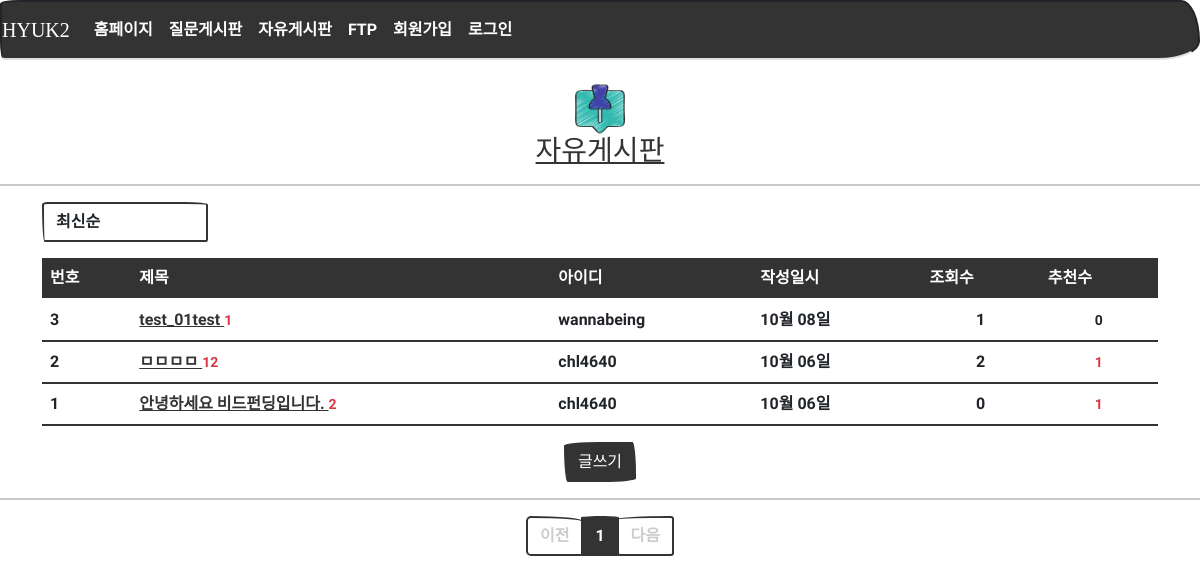
Before: /board/list/ with the older database file.
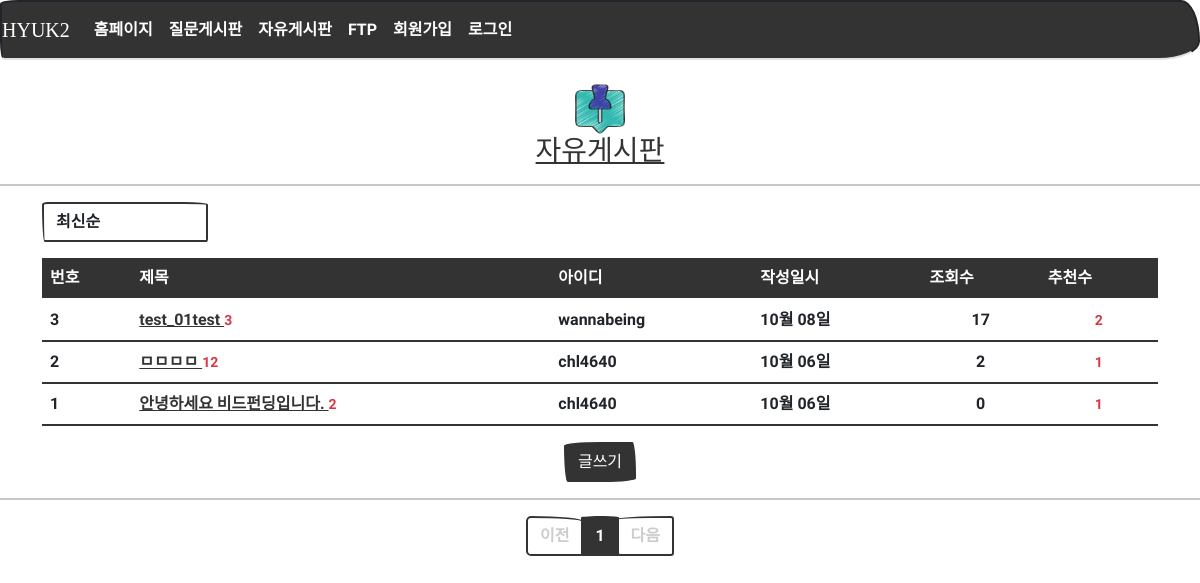
After: the same page with the newer database file.
### models.py (models this page shows)
class Board(db.Model):
    id = db.Column(db.Integer, primary_key=True)
    subject = db.Column(db.String(200), nullable=False)
    content = db.Column(db.Text(), nullable=False)
    create_date = db.Column(db.DateTime(), nullable=False)
    user_id = db.Column(db.Integer, db.ForeignKey('user.id', ondelete='CASCADE'), nullable=False)
    user = db.relationship('User', backref=db.backref('board_set'))     # 나중에 자신이 작성한 글을 user.board_set 으로 참조할 수 있다.
    modify_date = db.Column(db.DateTime(), nullable=True)
    hits = db.Column(db.Integer, nullable=False, default='0')
    voter = db.relationship('User', secondary=board_voter, backref=db.backref('board_voter_set'))

class User(db.Model):
    id = db.Column(db.Integer, primary_key=True)    # id는 자동으로 증가하는 User 모델의 기본키
    username = db.Column(db.String(150), unique=True, nullable=False)
    password = db.Column(db.String(200), nullable=False)
    name = db.Column(db.String(150), nullable=False)
    email = db.Column(db.String(120), unique=True, nullable=False)

### views/board_views.py (the view)
@bp.route('/list/')
def _list():
    page = request.args.get('page', type=int, default=1)  # 페이지번호가 없으면 default 로 페이지1을 출력한다.
    kw = request.args.get('kw', type=str, default='')  # 검색어
    so = request.args.get('so', type=str, default='recent')  # 정렬, default 는 최신순('recent')
    if so == 'recommend':  # 추천 수가 많은 게시물
        sub_query = db.session.query(board_voter.c.board_id, func.count('*').label('num_voter')) \
            .group_by(board_voter.c.board_id).subquery()
        board_list = Board.query \
            .outerjoin(sub_query, Board.id == sub_query.c.board_id) \
            .order_by(sub_query.c.num_voter.desc(), Board.create_date.desc())
    elif so == 'popular':  # 답변 수가 많은 게시물
        sub_query = db.session.query(Comment.board_id, func.count('*').label('num_board')) \
            .group_by(Comment.board_id).subquery()
        board_list = Board.query \
            .outerjoin(sub_query, Board.id == sub_query.c.board_id) \
            .order_by(sub_query.c.num_board.desc(), Board.create_date.desc())
    elif so == 'hit':  # 조회 수가 많은 게시물
        board_list = Board.query.order_by(Board.hits.desc())
    else:  # recent, 기존 게시물
        board_list = Board.query.order_by(Board.create_date.desc())
    board_list = board_list.paginate(page, per_page=5)
    return render_template('board/board_list.html', board_list=board_list, page=page, so=so)

### filter.py (called while the page is built)
def format_datetime(value, fmt='%m월 %d일'):
    now = datetime.now()
    time = now - value
    if time < timedelta(minutes=1):
        return '방금 전'
    elif time < timedelta(hours=1):
        return str(int(time.seconds / 60)) + '분 전'
    elif time < timedelta(days=1):
        return str(int(time.seconds / 3600)) + '시간 전'
    elif time < timedelta(days=7):
        time = datetime.now().date() - value.date()
        return str(time.days) + '일 전'
    else:
        return value.strftime(fmt)

### views/login_views.py (called while the page is built)
@bp.before_app_request
def logged_in_user():
    user_id = session.get('user_id')
    if user_id is None:
        g.user = None
    else:
        g.user = User.query.get(user_id)

### templates/board/board_list.html (shortened to what this page needs)
{% extends 'base.html' %}
{% block content %}
	<center>
  	    <div>
			<br>
  	        <center>
  	            <img src="{{ url_for('static',filename='images/board.png') }}" width="50"
                     style="margin-left: auto; margin-right: auto; display: block;" />
  	            <h3><a href="{{url_for('board._list')}}">자유게시판</a></h3>
  	        </center>
  	        <hr width="100%" color="black" />
  	    </div>
  	</center>
  	<center>
  	    <div class="container my-3">
			<div class="row justify-content-between my-3">
				<div class="col-2">
            		<select class="form-control so">
                		<option value="recent" {% if so=='recent' %}selected{% endif %}>최신순</option>
            		</select>
        		</div>
    		</div>
  	        <table class="table">
  	            <thead>
  	                <tr class="thead-dark table-dark">
  	                    <th class="">번호</th>
  	                    <th class="">제목</th>
						<th class="">아이디</th>
  	                    <th class="">작성일시</th>
						<th class="">조회수</th>
						<th class="">추천수</th>
  	                </tr>
  	            </thead>
  	            <tbody>
  	                {% if board_list %}
  	                {% for board in board_list.items %}
  	                <tr>
  	                    <td class="">
                            {{ board_list.total - ((board_list.page-1) * board_list.per_page) - loop.index0 }}</td>
  	                    <td class="">
  	                        <a href="{{ url_for('board.detail', board_id=board.id) }}">
                                {{ board.subject }}
                            </a>
							{% if board.comment_set|length > 0 %}
  	                        <span class="text-danger small ml-2">{{ board.comment_set|length }}</span>
  	                        {% endif %}
  	                    </td>
						<td>{{ board.user.username }}</td>
  	                    <td class="">{{ board.create_date|datetime }}</td>
						<td class="text-center">{{ board.hits }}</td>
						<td class="text-center">
							{% if board.voter|length > 0 %}
							<span class="text-danger small ml-2">
								{{ board.voter|length }}
							</span>
							{% else %}
							<span class="small ml-2">
								{{ board.voter|length }}
							</span>
							{% endif %}
						</td>
  	                </tr>
  	                {% endfor %}
  	                {% else %}
  	                <tr>
  	                    <td colspan="3">글이 없습니다.</td>
  	                </tr>
  	                {% endif %}
  	            </tbody>
  	        </table>
  	    </div>
        <a href="{{ url_for('board.create') }}" class="btn btn-primary">글쓰기</a>
  	    <hr width="100%" color="black" />
  	    <ul class="pagination justify-content-center">
  	        {% if board_list.has_prev %}
  	        <li class="page-item">
  	            <a class="page-link" href="?page={{ board_list.prev_num }}">이전</a>
  	        </li>
  	        {% else %}
  	        <li class="page-item disabled">
  	            <a class="page-link" tabindex="-1" aria-disabled="true" href="#">이전</a>
  	        </li>
  	        {% endif %}
  	        {% for page_num in board_list.iter_pages() %}
  	        {% if page_num %}
  	        {% if page_num != board_list.page %}
  	        <li class="page-item">
  	            <a class="page-link" href="?page={{ page_num }}">{{ page_num }}</a>
  	        </li>
  	        {% else %}
  	        <li class="page-item active" aria-current="page">
  	            <a class="page-link" href="#">{{ page_num }}</a>
  	        </li>
  	        {% endif %}
  	        {% else %}
  	        <li class="disabled">
  	            <a class="page-link" href="#">...</a>
  	        </li>
  	        {% endif %}
  	        {% endfor %}
  	        {% if board_list.has_next %}
  	        <li class="page-item">
  	            <a class="page-link" href="?page={{ board_list.next_num }}">다음</a>
  	        </li>
  	        {% else %}
  	        <li class="page-item disabled">
  	            <a class="page-link" tabindex="-1" aria-disabled="true" href="#">다음</a>
  	        </li>
  	        {% endif %}
  	    </ul>
  	</center>
{% endblock %}

Changed rows visible on the page:
changed Board "test_01test": comment_set|length "1" → "3"; hits "1" → "17"; voter|length "0" → "2"
